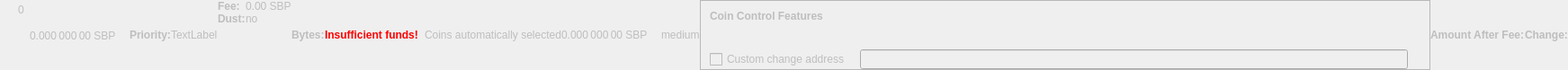
    <widget class="QWidget" name="dummyHideWidget" native="true">
     <property name="enabled">
      <bool>false</bool>
     </property>
     <property name="maximumSize">
      <size>
       <width>100</width>
       <height>22</height>
      </size>
     </property>
     <layout class="QHBoxLayout" name="dummyHideLayout">
      <property name="spacing">
       <number>0</number>
      </property>
      <property name="margin">
       <number>0</number>
      </property>
      <item>
       <layout class="QFormLayout" name="formLayoutCoinControl1">
        <property name="horizontalSpacing">
         <number>10</number>
        </property>
        <property name="verticalSpacing">
         <number>14</number>
        </property>
        <property name="leftMargin">
         <number>10</number>
        </property>
        <property name="topMargin">
         <number>4</number>
        </property>
        <property name="rightMargin">
         <number>6</number>
        </property>
        <item row="0" column="1">
         <widget class="QLabel" name="labelCoinControlBytes">
          <property name="cursor">
           <cursorShape>IBeamCursor</cursorShape>
          </property>
          <property name="contextMenuPolicy">
           <enum>Qt::ActionsContextMenu</enum>
          </property>
          <property name="text">
           <string notr="true">0</string>
          </property>
          <property name="textInteractionFlags">
           <set>Qt::LinksAccessibleByMouse|Qt::TextSelectableByKeyboard|Qt::TextSelectableByMouse</set>
          </property>
         </widget>
        </item>
       </layout>
      </item>
      <item>
       <widget class="QLabel" name="labelCoinControlAfterFee">
        <property name="enabled">
         <bool>false</bool>
        </property>
        <property name="sizePolicy">
         <sizepolicy hsizetype="Fixed" vsizetype="Fixed">
          <horstretch>0</horstretch>
          <verstretch>0</verstretch>
         </sizepolicy>
        </property>
        <property name="minimumSize">
         <size>
          <width>111</width>
          <height>12</height>
         </size>
        </property>
        <property name="maximumSize">
         <size>
          <width>111</width>
          <height>12</height>
         </size>
        </property>
        <property name="cursor">
         <cursorShape>IBeamCursor</cursorShape>
        </property>
        <property name="contextMenuPolicy">
         <enum>Qt::ActionsContextMenu</enum>
        </property>
        <property name="text">
         <string notr="true">0.000 000 00 SBP</string>
        </property>
        <property name="textInteractionFlags">
         <set>Qt::LinksAccessibleByMouse|Qt::TextSelectableByKeyboard|Qt::TextSelectableByMouse</set>
        </property>
       </widget>
      </item>
      <item>
       <widget class="QLabel" name="labelCoinControlPriorityText">
        <property name="enabled">
         <bool>false</bool>
        </property>
        <property name="font">
         <font>
          <weight>75</weight>
          <bold>true</bold>
         </font>
        </property>
        <property name="text">
         <string>Priority:</string>
        </property>
       </widget>
      </item>
      <item>
       <layout class="QHBoxLayout" name="horizontalLayout">
        <item>
         <widget class="QLabel" name="WarningLabel">
          <property name="text">
           <string>TextLabel</string>
          </property>
         </widget>
        </item>
       </layout>
      </item>
      <item>
       <layout class="QFormLayout" name="formLayoutCoinControl3">
        <property name="horizontalSpacing">
         <number>0</number>
        </property>
        <property name="verticalSpacing">
         <number>0</number>
        </property>
        <property name="leftMargin">
         <number>0</number>
        </property>
        <property name="topMargin">
         <number>0</number>
        </property>
        <property name="rightMargin">
         <number>0</number>
        </property>
        <item row="0" column="0">
         <widget class="QLabel" name="labelCoinControlFeeText">
          <property name="enabled">
           <bool>false</bool>
          </property>
          <property name="font">
           <font>
            <weight>75</weight>
            <bold>true</bold>
           </font>
          </property>
          <property name="text">
           <string>Fee:</string>
          </property>
          <property name="margin">
           <number>0</number>
          </property>
         </widget>
        </item>
        <item row="0" column="1">
         <widget class="QLabel" name="labelCoinControlFee">
          <property name="enabled">
           <bool>false</bool>
          </property>
          <property name="cursor">
           <cursorShape>IBeamCursor</cursorShape>
          </property>
          <property name="contextMenuPolicy">
           <enum>Qt::ActionsContextMenu</enum>
          </property>
          <property name="text">
           <string notr="true">0.00 SBP</string>
          </property>
          <property name="textInteractionFlags">
           <set>Qt::LinksAccessibleByMouse|Qt::TextSelectableByKeyboard|Qt::TextSelectableByMouse</set>
          </property>
         </widget>
        </item>
        <item row="1" column="0">
         <widget class="QLabel" name="labelCoinControlLowOutputText">
          <property name="enabled">
           <bool>false</bool>
          </property>
          <property name="font">
           <font>
            <weight>75</weight>
            <bold>true</bold>
           </font>
          </property>
          <property name="text">
           <string>Dust:</string>
          </property>
         </widget>
        </item>
        <item row="1" column="1">
         <widget class="QLabel" name="labelCoinControlLowOutput">
          <property name="enabled">
           <bool>false</bool>
          </property>
          <property name="cursor">
           <cursorShape>IBeamCursor</cursorShape>
          </property>
          <property name="contextMenuPolicy">
           <enum>Qt::ActionsContextMenu</enum>
          </property>
          <property name="text">
           <string>no</string>
          </property>
          <property name="textInteractionFlags">
           <set>Qt::LinksAccessibleByMouse|Qt::TextSelectableByKeyboard|Qt::TextSelectableByMouse</set>
          </property>
         </widget>
        </item>
       </layout>
      </item>
      <item>
       <widget class="QLabel" name="labelCoinControlBytesText">
        <property name="enabled">
         <bool>false</bool>
        </property>
        <property name="font">
         <font>
          <weight>75</weight>
          <bold>true</bold>
         </font>
        </property>
        <property name="text">
         <string>Bytes:</string>
        </property>
       </widget>
      </item>
      <item>
       <layout class="QFormLayout" name="formLayoutCoinControl2">
        <property name="horizontalSpacing">
         <number>0</number>
        </property>
        <property name="verticalSpacing">
         <number>0</number>
        </property>
        <property name="leftMargin">
         <number>0</number>
        </property>
        <property name="topMargin">
         <number>0</number>
        </property>
        <property name="rightMargin">
         <number>0</number>
        </property>
       </layout>
      </item>
      <item>
       <layout class="QHBoxLayout" name="horizontalLayoutCoinControl2">
        <property name="spacing">
         <number>0</number>
        </property>
        <property name="bottomMargin">
         <number>0</number>
        </property>
       </layout>
      </item>
      <item>
       <widget class="QLabel" name="labelCoinControlInsuffFunds">
        <property name="enabled">
         <bool>false</bool>
        </property>
        <property name="minimumSize">
         <size>
          <width>0</width>
          <height>0</height>
         </size>
        </property>
        <property name="font">
         <font>
          <weight>75</weight>
          <bold>true</bold>
         </font>
        </property>
        <property name="styleSheet">
         <string notr="true">color:red;font-weight:bold;</string>
        </property>
        <property name="text">
         <string>Insufficient funds!</string>
        </property>
        <property name="margin">
         <number>5</number>
        </property>
       </widget>
      </item>
      <item>
       <layout class="QFormLayout" name="formLayoutCoinControl4">
        <property name="horizontalSpacing">
         <number>0</number>
        </property>
        <property name="verticalSpacing">
         <number>0</number>
        </property>
        <property name="leftMargin">
         <number>0</number>
        </property>
        <property name="topMargin">
         <number>0</number>
        </property>
        <property name="rightMargin">
         <number>0</number>
        </property>
       </layout>
      </item>
      <item>
       <widget class="QLabel" name="labelCoinControlChangeLabel">
        <property name="enabled">
         <bool>false</bool>
        </property>
        <property name="sizePolicy">
         <sizepolicy hsizetype="Preferred" vsizetype="Expanding">
          <horstretch>0</horstretch>
          <verstretch>0</verstretch>
         </sizepolicy>
        </property>
        <property name="minimumSize">
         <size>
          <width>0</width>
          <height>0</height>
         </size>
        </property>
        <property name="text">
         <string/>
        </property>
        <property name="margin">
         <number>3</number>
        </property>
       </widget>
      </item>
      <item>
       <widget class="QLabel" name="labelCoinControlAutomaticallySelected">
        <property name="enabled">
         <bool>false</bool>
        </property>
        <property name="sizePolicy">
         <sizepolicy hsizetype="Fixed" vsizetype="Fixed">
          <horstretch>0</horstretch>
          <verstretch>0</verstretch>
         </sizepolicy>
        </property>
        <property name="minimumSize">
         <size>
          <width>0</width>
          <height>0</height>
         </size>
        </property>
        <property name="maximumSize">
         <size>
          <width>240</width>
          <height>16777215</height>
         </size>
        </property>
        <property name="text">
         <string>Coins automatically selected</string>
        </property>
        <property name="margin">
         <number>5</number>
        </property>
       </widget>
      </item>
      <item>
       <widget class="QLabel" name="labelCoinControlChange">
        <property name="enabled">
         <bool>false</bool>
        </property>
        <property name="sizePolicy">
         <sizepolicy hsizetype="Fixed" vsizetype="Fixed">
          <horstretch>0</horstretch>
          <verstretch>0</verstretch>
         </sizepolicy>
        </property>
        <property name="minimumSize">
         <size>
          <width>111</width>
          <height>0</height>
         </size>
        </property>
        <property name="maximumSize">
         <size>
          <width>111</width>
          <height>16777215</height>
         </size>
        </property>
        <property name="cursor">
         <cursorShape>IBeamCursor</cursorShape>
        </property>
        <property name="contextMenuPolicy">
         <enum>Qt::ActionsContextMenu</enum>
        </property>
        <property name="text">
         <string notr="true">0.000 000 00 SBP</string>
        </property>
        <property name="textInteractionFlags">
         <set>Qt::LinksAccessibleByMouse|Qt::TextSelectableByKeyboard|Qt::TextSelectableByMouse</set>
        </property>
       </widget>
      </item>
      <item>
       <widget class="QLabel" name="labelCoinControlPriority">
        <property name="enabled">
         <bool>false</bool>
        </property>
        <property name="cursor">
         <cursorShape>IBeamCursor</cursorShape>
        </property>
        <property name="contextMenuPolicy">
         <enum>Qt::ActionsContextMenu</enum>
        </property>
        <property name="text">
         <string>medium</string>
        </property>
        <property name="textInteractionFlags">
         <set>Qt::LinksAccessibleByMouse|Qt::TextSelectableByKeyboard|Qt::TextSelectableByMouse</set>
        </property>
       </widget>
      </item>
      <item>
       <widget class="QFrame" name="frameCoinControl">
        <property name="sizePolicy">
         <sizepolicy hsizetype="Expanding" vsizetype="Expanding">
          <horstretch>0</horstretch>
          <verstretch>0</verstretch>
         </sizepolicy>
        </property>
        <property name="maximumSize">
         <size>
          <width>16777215</width>
          <height>16777215</height>
         </size>
        </property>
        <property name="frameShape">
         <enum>QFrame::StyledPanel</enum>
        </property>
        <property name="frameShadow">
         <enum>QFrame::Sunken</enum>
        </property>
        <layout class="QVBoxLayout" name="verticalLayoutCoinControl2_2">
         <property name="spacing">
          <number>0</number>
         </property>
         <property name="margin">
          <number>0</number>
         </property>
         <item>
          <layout class="QVBoxLayout" name="verticalLayoutCoinControl" stretch="0,0,0,1">
           <property name="spacing">
            <number>0</number>
           </property>
           <property name="leftMargin">
            <number>10</number>
           </property>
           <property name="topMargin">
            <number>10</number>
           </property>
           <item>
            <layout class="QHBoxLayout" name="horizontalLayoutCoinControl1">
             <property name="bottomMargin">
              <number>15</number>
             </property>
             <item>
              <widget class="QLabel" name="labelCoinControlFeatures">
               <property name="enabled">
                <bool>false</bool>
               </property>
               <property name="sizePolicy">
                <sizepolicy hsizetype="Preferred" vsizetype="Maximum">
                 <horstretch>0</horstretch>
                 <verstretch>0</verstretch>
                </sizepolicy>
               </property>
               <property name="font">
                <font>
                 <weight>75</weight>
                 <bold>true</bold>
                </font>
               </property>
               <property name="styleSheet">
                <string notr="true">font-weight:bold;</string>
               </property>
               <property name="text">
                <string>Coin Control Features</string>
               </property>
              </widget>
             </item>
            </layout>
           </item>
           <item>
            <widget class="QWidget" name="widgetCoinControl" native="true">
             <property name="sizePolicy">
              <sizepolicy hsizetype="Preferred" vsizetype="Preferred">
               <horstretch>0</horstretch>
               <verstretch>0</verstretch>
              </sizepolicy>
             </property>
             <property name="minimumSize">
              <size>
               <width>0</width>
               <height>0</height>
              </size>
             </property>
             <property name="styleSheet">
              <string notr="true"/>
             </property>
             <layout class="QHBoxLayout" name="horizontalLayoutCoinControl5_2">
              <property name="margin">
               <number>0</number>
              </property>
              <item>
               <layout class="QHBoxLayout" name="horizontalLayoutCoinControl3">
                <property name="spacing">
                 <number>20</number>
                </property>
                <property name="topMargin">
                 <number>0</number>
                </property>
                <property name="bottomMargin">
                 <number>10</number>
                </property>
               </layout>
              </item>
             </layout>
            </widget>
           </item>
           <item>
            <layout class="QHBoxLayout" name="horizontalLayoutCoinControl4" stretch="0,0,0">
             <property name="spacing">
              <number>12</number>
             </property>
             <property name="sizeConstraint">
              <enum>QLayout::SetDefaultConstraint</enum>
             </property>
             <property name="topMargin">
              <number>5</number>
             </property>
             <property name="rightMargin">
              <number>5</number>
             </property>
             <item>
              <widget class="QCheckBox" name="checkBoxCoinControlChange">
               <property name="enabled">
                <bool>false</bool>
               </property>
               <property name="toolTip">
                <string>If this is activated, but the change address is empty or invalid, change will be sent to a newly generated address.</string>
               </property>
               <property name="text">
                <string>Custom change address</string>
               </property>
              </widget>
             </item>
             <item>
              <widget class="QValidatedLineEdit" name="lineEditCoinControlChange">
               <property name="enabled">
                <bool>false</bool>
               </property>
               <property name="sizePolicy">
                <sizepolicy hsizetype="Expanding" vsizetype="Fixed">
                 <horstretch>0</horstretch>
                 <verstretch>0</verstretch>
                </sizepolicy>
               </property>
              </widget>
             </item>
             <item>
              <widget class="QLabel" name="labelCoinControlChangeLabel_2">
               <property name="sizePolicy">
                <sizepolicy hsizetype="Preferred" vsizetype="Expanding">
                 <horstretch>0</horstretch>
                 <verstretch>0</verstretch>
                </sizepolicy>
               </property>
               <property name="minimumSize">
                <size>
                 <width>0</width>
                 <height>0</height>
                </size>
               </property>
               <property name="text">
                <string/>
               </property>
               <property name="margin">
                <number>3</number>
               </property>
              </widget>
             </item>
            </layout>
           </item>
           <item>
            <spacer name="verticalSpacerCoinControl">
             <property name="orientation">
              <enum>Qt::Vertical</enum>
             </property>
             <property name="sizeHint" stdset="0">
              <size>
               <width>800</width>
               <height>1</height>
              </size>
             </property>
            </spacer>
           </item>
          </layout>
         </item>
        </layout>
       </widget>
      </item>
      <item>
       <widget class="QLabel" name="labelCoinControlAfterFeeText">
        <property name="enabled">
         <bool>false</bool>
        </property>
        <property name="minimumSize">
         <size>
          <width>0</width>
          <height>0</height>
         </size>
        </property>
        <property name="maximumSize">
         <size>
          <width>16777215</width>
          <height>16777215</height>
         </size>
        </property>
        <property name="font">
         <font>
          <weight>75</weight>
          <bold>true</bold>
         </font>
        </property>
        <property name="text">
         <string>Amount After Fee:</string>
        </property>
        <property name="alignment">
         <set>Qt::AlignLeading|Qt::AlignLeft|Qt::AlignVCenter</set>
        </property>
        <property name="margin">
         <number>0</number>
        </property>
       </widget>
      </item>
      <item>
       <widget class="QLabel" name="labelCoinControlChangeText">
        <property name="enabled">
         <bool>false</bool>
        </property>
        <property name="sizePolicy">
         <sizepolicy hsizetype="Preferred" vsizetype="Preferred">
          <horstretch>0</horstretch>
          <verstretch>0</verstretch>
         </sizepolicy>
        </property>
        <property name="minimumSize">
         <size>
          <width>0</width>
          <height>0</height>
         </size>
        </property>
        <property name="maximumSize">
         <size>
          <width>16777215</width>
          <height>16777215</height>
         </size>
        </property>
        <property name="font">
         <font>
          <weight>75</weight>
          <bold>true</bold>
         </font>
        </property>
        <property name="text">
         <string>Change:</string>
        </property>
        <property name="alignment">
         <set>Qt::AlignLeading|Qt::AlignLeft|Qt::AlignVCenter</set>
        </property>
       </widget>
      </item>
     </layout>
    </widget>
